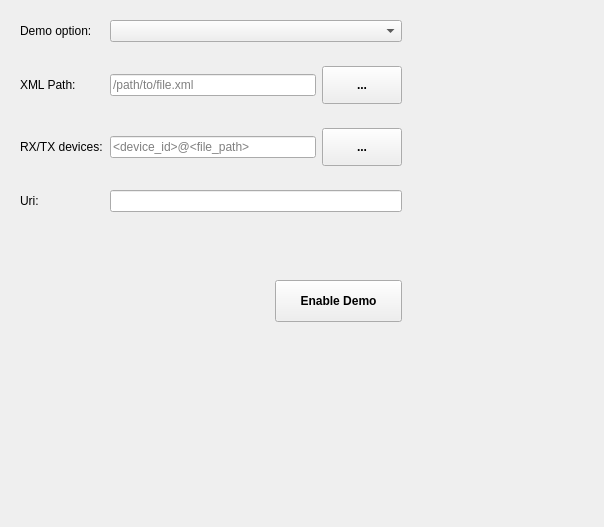
<?xml version="1.0" encoding="UTF-8"?>
<ui version="4.0">
 <class>EmuWidget</class>
 <widget class="QWidget" name="EmuWidget">
  <property name="geometry">
   <rect>
    <x>0</x>
    <y>0</y>
    <width>604</width>
    <height>527</height>
   </rect>
  </property>
  <property name="windowTitle">
   <string>Form</string>
  </property>
  <layout class="QGridLayout" name="gridLayout_2">
   <item row="4" column="0">
    <widget class="QWidget" name="widgetEnable" native="true">
     <property name="sizePolicy">
      <sizepolicy hsizetype="Minimum" vsizetype="Preferred">
       <horstretch>0</horstretch>
       <verstretch>0</verstretch>
      </sizepolicy>
     </property>
     <property name="minimumSize">
      <size>
       <width>400</width>
       <height>0</height>
      </size>
     </property>
     <layout class="QVBoxLayout" name="verticalLayout_2">
      <property name="leftMargin">
       <number>0</number>
      </property>
      <property name="topMargin">
       <number>0</number>
      </property>
      <property name="rightMargin">
       <number>0</number>
      </property>
      <property name="bottomMargin">
       <number>0</number>
      </property>
      <item>
       <widget class="QWidget" name="widgetDemoOption" native="true">
        <property name="sizePolicy">
         <sizepolicy hsizetype="Preferred" vsizetype="Fixed">
          <horstretch>0</horstretch>
          <verstretch>0</verstretch>
         </sizepolicy>
        </property>
        <layout class="QHBoxLayout" name="horizontalLayout" stretch="2,7">
         <property name="leftMargin">
          <number>9</number>
         </property>
         <property name="topMargin">
          <number>9</number>
         </property>
         <property name="rightMargin">
          <number>9</number>
         </property>
         <property name="bottomMargin">
          <number>9</number>
         </property>
         <item>
          <widget class="QLabel" name="labelDemoOption">
           <property name="sizePolicy">
            <sizepolicy hsizetype="Preferred" vsizetype="Preferred">
             <horstretch>0</horstretch>
             <verstretch>0</verstretch>
            </sizepolicy>
           </property>
           <property name="text">
            <string>Demo option:</string>
           </property>
          </widget>
         </item>
         <item>
          <widget class="QComboBox" name="comboBoxDemoOption"/>
         </item>
        </layout>
       </widget>
      </item>
      <item>
       <widget class="QWidget" name="widgetXmlPath" native="true">
        <property name="sizePolicy">
         <sizepolicy hsizetype="Preferred" vsizetype="Fixed">
          <horstretch>0</horstretch>
          <verstretch>0</verstretch>
         </sizepolicy>
        </property>
        <layout class="QHBoxLayout" name="horizontalLayout_2" stretch="2,7">
         <item>
          <widget class="QLabel" name="labelXmlPath">
           <property name="text">
            <string>XML Path:</string>
           </property>
          </widget>
         </item>
         <item>
          <widget class="QWidget" name="widget" native="true">
           <layout class="QHBoxLayout" name="horizontalLayout_6" stretch="6,1">
            <property name="leftMargin">
             <number>0</number>
            </property>
            <property name="topMargin">
             <number>0</number>
            </property>
            <property name="rightMargin">
             <number>0</number>
            </property>
            <property name="bottomMargin">
             <number>0</number>
            </property>
            <item>
             <widget class="QLineEdit" name="lineEditXmlPath">
              <property name="sizePolicy">
               <sizepolicy hsizetype="Preferred" vsizetype="Fixed">
                <horstretch>0</horstretch>
                <verstretch>0</verstretch>
               </sizepolicy>
              </property>
              <property name="placeholderText">
               <string>/path/to/file.xml</string>
              </property>
             </widget>
            </item>
            <item>
             <widget class="QPushButton" name="btnXmlPathBrowse">
              <property name="sizePolicy">
               <sizepolicy hsizetype="Fixed" vsizetype="Fixed">
                <horstretch>0</horstretch>
                <verstretch>0</verstretch>
               </sizepolicy>
              </property>
              <property name="styleSheet">
               <string notr="true">QPushButton{width: 30px;
								height: 30px;
						 		font-size: 12px;
						   		text-align: center;
						   		font-weight: bold;
						 		}</string>
              </property>
              <property name="text">
               <string>...</string>
              </property>
             </widget>
            </item>
           </layout>
          </widget>
         </item>
        </layout>
       </widget>
      </item>
      <item>
       <widget class="QWidget" name="widgetRxTxDevice" native="true">
        <property name="sizePolicy">
         <sizepolicy hsizetype="Preferred" vsizetype="Fixed">
          <horstretch>0</horstretch>
          <verstretch>0</verstretch>
         </sizepolicy>
        </property>
        <layout class="QHBoxLayout" name="horizontalLayout_3" stretch="2,7">
         <item>
          <widget class="QLabel" name="labelRxTxDevice">
           <property name="sizePolicy">
            <sizepolicy hsizetype="Preferred" vsizetype="Preferred">
             <horstretch>0</horstretch>
             <verstretch>0</verstretch>
            </sizepolicy>
           </property>
           <property name="text">
            <string>RX/TX devices:</string>
           </property>
          </widget>
         </item>
         <item>
          <widget class="QWidget" name="widget_2" native="true">
           <layout class="QHBoxLayout" name="horizontalLayout_8" stretch="6,1">
            <property name="leftMargin">
             <number>0</number>
            </property>
            <property name="topMargin">
             <number>0</number>
            </property>
            <property name="rightMargin">
             <number>0</number>
            </property>
            <property name="bottomMargin">
             <number>0</number>
            </property>
            <item>
             <widget class="QLineEdit" name="lineEditRxTxDevice">
              <property name="sizePolicy">
               <sizepolicy hsizetype="Preferred" vsizetype="Fixed">
                <horstretch>0</horstretch>
                <verstretch>0</verstretch>
               </sizepolicy>
              </property>
              <property name="placeholderText">
               <string>&lt;device_id&gt;@&lt;file_path&gt;</string>
              </property>
             </widget>
            </item>
            <item>
             <widget class="QPushButton" name="btnRxTxDeviceBrowse">
              <property name="sizePolicy">
               <sizepolicy hsizetype="Fixed" vsizetype="Fixed">
                <horstretch>0</horstretch>
                <verstretch>0</verstretch>
               </sizepolicy>
              </property>
              <property name="styleSheet">
               <string notr="true">QPushButton{width: 30px;
								height: 30px;
						 		font-size: 12px;
						   		text-align: center;
						   		font-weight: bold;
						 		}</string>
              </property>
              <property name="text">
               <string>...</string>
              </property>
             </widget>
            </item>
           </layout>
          </widget>
         </item>
        </layout>
       </widget>
      </item>
      <item>
       <widget class="QWidget" name="widgetUri" native="true">
        <property name="sizePolicy">
         <sizepolicy hsizetype="Preferred" vsizetype="Fixed">
          <horstretch>0</horstretch>
          <verstretch>0</verstretch>
         </sizepolicy>
        </property>
        <layout class="QHBoxLayout" name="horizontalLayout_4" stretch="2,7">
         <item>
          <widget class="QLabel" name="labelUri">
           <property name="text">
            <string>Uri:</string>
           </property>
          </widget>
         </item>
         <item>
          <widget class="QLineEdit" name="lineEditUri">
           <property name="sizePolicy">
            <sizepolicy hsizetype="Preferred" vsizetype="Fixed">
             <horstretch>0</horstretch>
             <verstretch>0</verstretch>
            </sizepolicy>
           </property>
          </widget>
         </item>
        </layout>
       </widget>
      </item>
      <item>
       <widget class="QWidget" name="widgetStatusMsg" native="true">
        <property name="sizePolicy">
         <sizepolicy hsizetype="Preferred" vsizetype="Fixed">
          <horstretch>0</horstretch>
          <verstretch>0</verstretch>
         </sizepolicy>
        </property>
        <layout class="QHBoxLayout" name="horizontalLayout_5" stretch="2,7">
         <item>
          <spacer name="horizontalSpacer">
           <property name="orientation">
            <enum>Qt::Horizontal</enum>
           </property>
           <property name="sizeType">
            <enum>QSizePolicy::Preferred</enum>
           </property>
           <property name="sizeHint" stdset="0">
            <size>
             <width>333</width>
             <height>20</height>
            </size>
           </property>
          </spacer>
         </item>
         <item>
          <widget class="QLabel" name="labelStatusMsg">
           <property name="sizePolicy">
            <sizepolicy hsizetype="Preferred" vsizetype="Fixed">
             <horstretch>0</horstretch>
             <verstretch>0</verstretch>
            </sizepolicy>
           </property>
           <property name="text">
            <string/>
           </property>
          </widget>
         </item>
        </layout>
       </widget>
      </item>
     </layout>
    </widget>
   </item>
   <item row="5" column="0" alignment="Qt::AlignRight">
    <widget class="QWidget" name="btnsWidget" native="true">
     <property name="sizePolicy">
      <sizepolicy hsizetype="Fixed" vsizetype="Fixed">
       <horstretch>0</horstretch>
       <verstretch>0</verstretch>
      </sizepolicy>
     </property>
     <layout class="QHBoxLayout" name="horizontalLayout_7" stretch="0">
      <item>
       <widget class="scopy::AnimationPushButton" name="btnEnableDemo">
        <property name="styleSheet">
         <string notr="true">QPushButton{width: 95px;
								height: 40px;
						 		font-size: 12px;
						   		text-align: center;
						   		font-weight: bold;
						   		padding-left: 15px;
						   		padding-right: 15px;
						 		}</string>
        </property>
        <property name="text">
         <string>Enable Demo</string>
        </property>
       </widget>
      </item>
     </layout>
    </widget>
   </item>
   <item row="6" column="0">
    <spacer name="verticalSpacer">
     <property name="orientation">
      <enum>Qt::Vertical</enum>
     </property>
     <property name="sizeType">
      <enum>QSizePolicy::Expanding</enum>
     </property>
     <property name="sizeHint" stdset="0">
      <size>
       <width>20</width>
       <height>40</height>
      </size>
     </property>
    </spacer>
   </item>
   <item row="4" column="1">
    <spacer name="horizontalSpacer_2">
     <property name="orientation">
      <enum>Qt::Horizontal</enum>
     </property>
     <property name="sizeType">
      <enum>QSizePolicy::Expanding</enum>
     </property>
     <property name="sizeHint" stdset="0">
      <size>
       <width>40</width>
       <height>20</height>
      </size>
     </property>
    </spacer>
   </item>
  </layout>
 </widget>
 <customwidgets>
  <customwidget>
   <class>scopy::AnimationPushButton</class>
   <extends>QPushButton</extends>
   <header>animationpushbutton.h</header>
  </customwidget>
 </customwidgets>
 <resources/>
 <connections/>
</ui>
